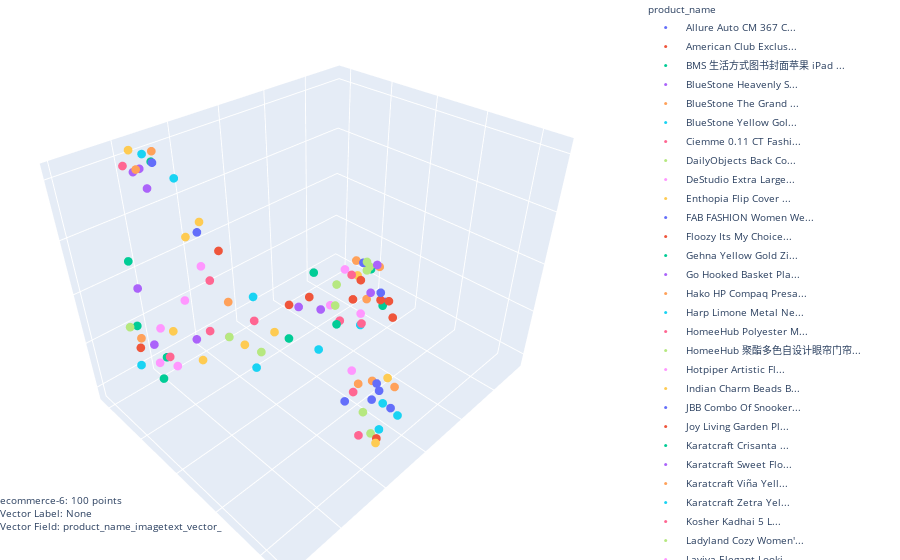

Source (notebook cell):
### Code cell
'''
If `colour_label` specified, will render colour_label as legend
You can set `colour_label_char_length` to shorten displayed legend
'''

dr = 'umap'
cluster = 'kmedoids'

vector_label = "product_name"
vector_field = "product_name_imagetext_vector_"

client.projector.plot(
    dataset_id = dataset_id,
    vector_field = vector_field,
    number_of_points_to_render=100,
    
    ### Dimensionality reduction args
    dr = dr,
    dr_args = DIM_REDUCTION_DEFAULT_ARGS[ dr ],
    
    ## Plot rendering args
    vector_label = None, 
    colour_label = vector_label,
    colour_label_char_length = 20,
    hover_label = [ vector_label,  'category'],
)
